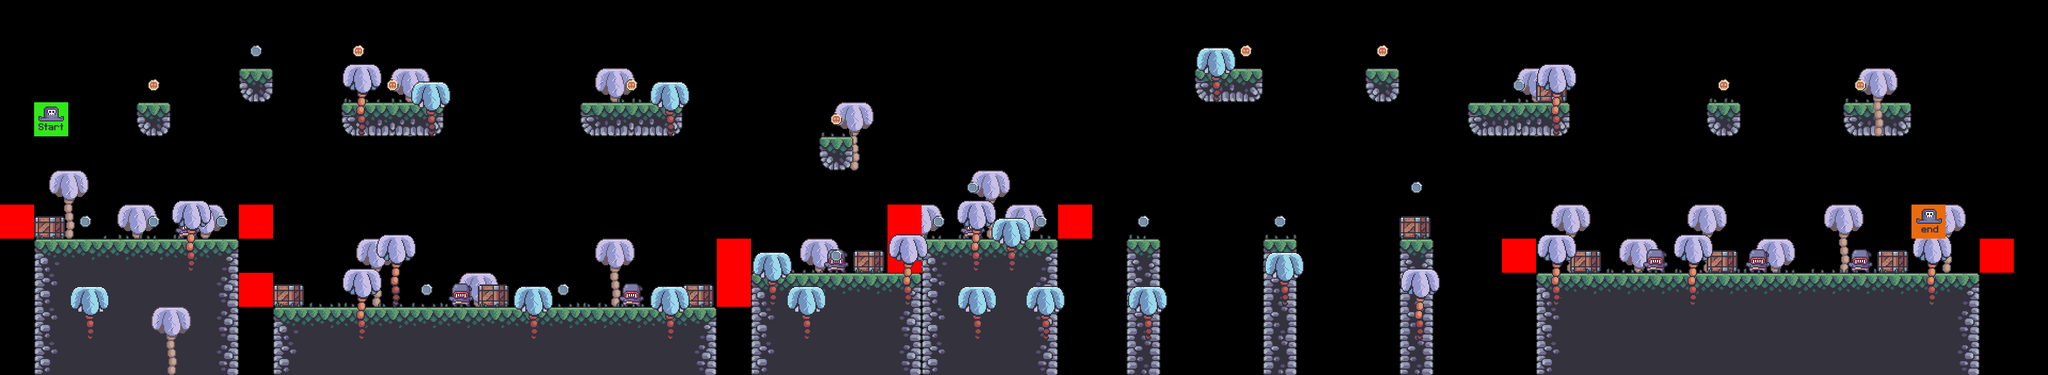

This game map was drawn from its Tiled (.tmx) file and the tilesets committed beside it. A one-line description and the trimmed map source follow:
An orthogonal 60x11 tile map with 64x64 px tiles, 9 tile layers (bg_palms, terrain, crates, grass, ...), 7 tilesets.

<map version="1.10" tiledversion="1.11.2" orientation="orthogonal" renderorder="right-down" width="60" height="11" tilewidth="64" tileheight="64" infinite="0" nextlayerid="10" nextobjectid="1">
 <editorsettings>
  <export target="../0/level_0.csv" format="csv" />
 </editorsettings>
 <tileset firstgid="1" source="../tilesets/terrain_tiles.tsx" />
 <tileset firstgid="17" source="../tilesets/coin_tiles.tsx" />
 <tileset firstgid="19" source="../tilesets/grass_tiles.tsx" />
 <tileset firstgid="24" name="palms" tilewidth="128" tileheight="136" tilecount="3" columns="0">
  <grid orientation="orthogonal" width="1" height="1" />
  <tile id="0">
   <image source="../../graphics/terrain/palm_small/small_1.png" width="80" height="103" />
  </tile>
  <tile id="1">
   <image source="../../graphics/terrain/palm_large/large_1.png" width="78" height="136" />
  </tile>
  <tile id="2">
   <image source="../../graphics/terrain/palm_bg/bg_palm_1.png" width="128" height="128" />
  </tile>
 </tileset>
 <tileset firstgid="27" source="../tilesets/crates.tsx" />
 <tileset firstgid="28" source="../tilesets/player_tiles.tsx" />
 <tileset firstgid="30" source="../tilesets/enemy_tiles.tsx" />
 <layer id="5" name="bg_palms" width="60" height="11">
  <data>[660 cells, 19 non-empty, 1 distinct tile ids]</data>
 </layer>
 <layer id="1" name="terrain" width="60" height="11">
  <data>[660 cells, 150 non-empty, 12 distinct tile ids]</data>
 </layer>
 <layer id="6" name="crates" width="60" height="11">
  <data>[660 cells, 11 non-empty, 1 distinct tile ids]</data>
 </layer>
 <layer id="3" name="grass" width="60" height="11">
  <data>[660 cells, 45 non-empty, 5 distinct tile ids]</data>
 </layer>
 <layer id="8" name="enemies" width="60" height="11">
  <data>[660 cells, 8 non-empty, 1 distinct tile ids]</data>
 </layer>
 <layer id="9" name="constraints" width="60" height="11">
  <data>[660 cells, 10 non-empty, 1 distinct tile ids]</data>
 </layer>
 <layer id="4" name="fg_palms" width="60" height="11">
  <data>[660 cells, 27 non-empty, 3 distinct tile ids]</data>
 </layer>
 <layer id="2" name="coins" width="60" height="11">
  <data>[660 cells, 23 non-empty, 2 distinct tile ids]</data>
 </layer>
 <layer id="7" name="player" width="60" height="11">
  <data>[660 cells, 2 non-empty, 2 distinct tile ids]</data>
 </layer>
</map>
